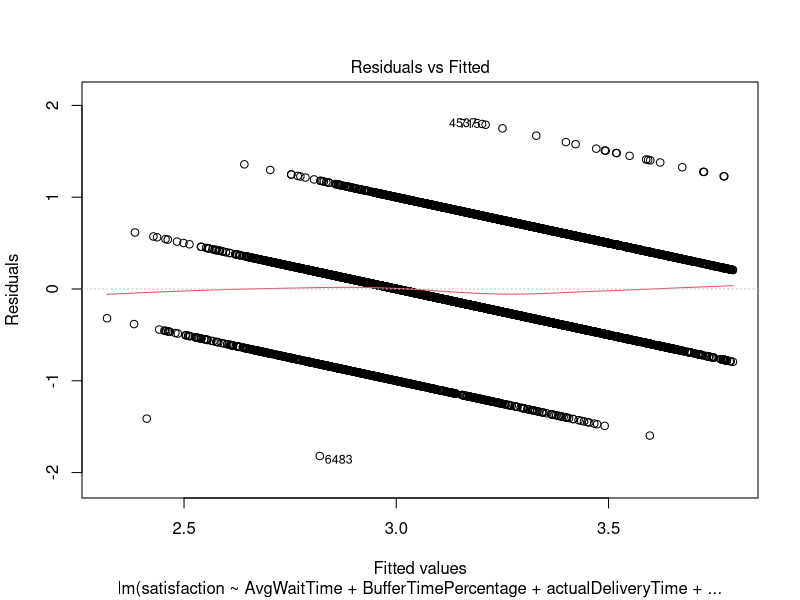
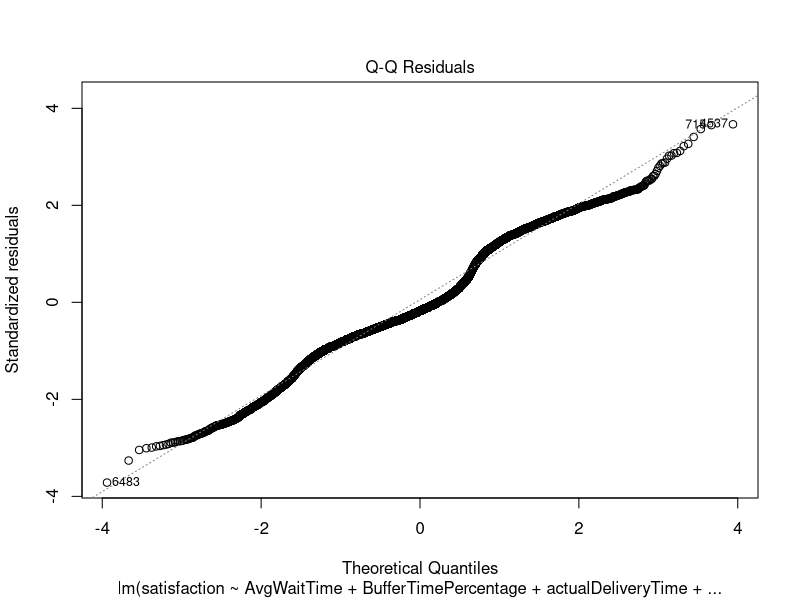
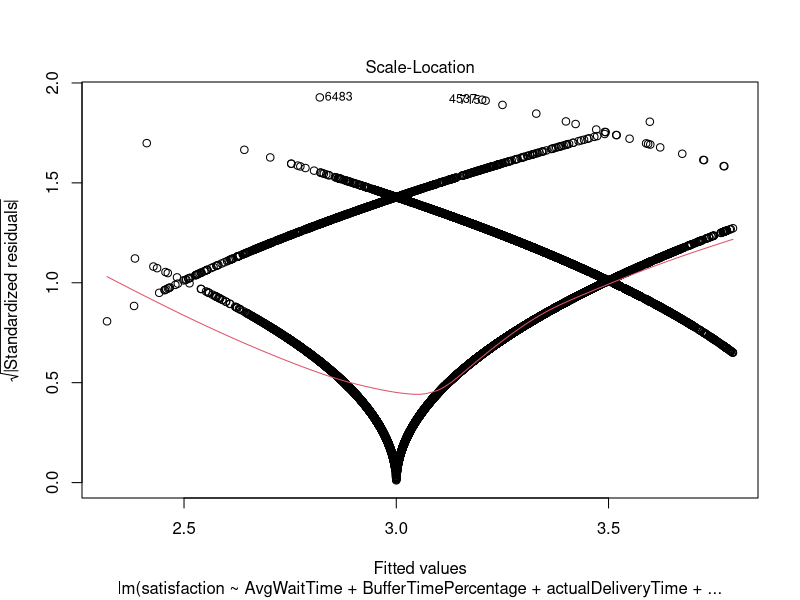
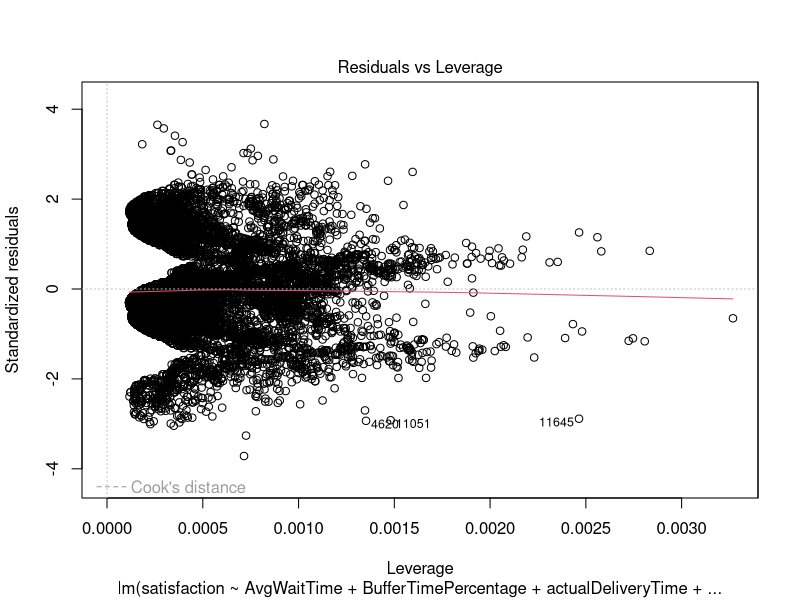
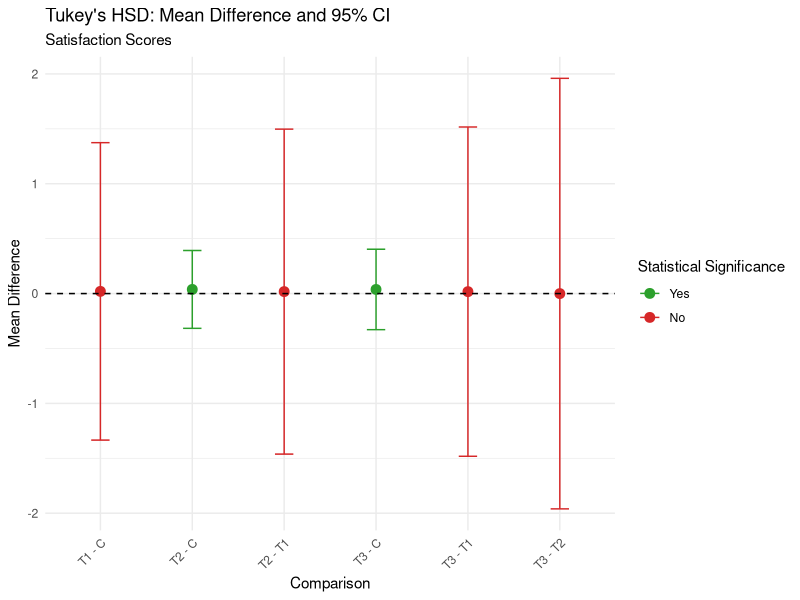

R code for these plots, in order:

install.packages("dplyr")
install.packages("ggplot2")
install.packages("lmtest")
install.packages("MASS")


library(dplyr)
library(ggplot2)
library(lmtest)
library(MASS) # for robust regression

# Load Data
df <- read.csv("synthetic_experiment_data_group_yakovlev.csv")

# Statistical Inference

## Anova

#### Since we're trying to understand how wait time affects customer satisfaction,
#### we'll conduct an ANOVA test to examine differences in customer satisfaction
#### among the control group and treatment groups

anova_result <- aov(satisfaction ~ Group, data = df)
summary(anova_result)

p_value <- summary(anova_result)[[1]]$"Pr(>F)"[1]
p_value

#### As shown above, the results indicate a statistically significant difference (in menas) overall.
#### However, it's essential to further investigate if customer ratings differ significantly
#### between all possible combinations of the treatment groups given.

## Tukey's HSD (Honestly Significant Difference) test 
## https://personal.utdallas.edu/~herve/abdi-HSD2010-pretty.pdf

tukey_result <- TukeyHSD(anova_result)

tukey_df <- data.frame(mean_diff = tukey_result$`Group`[, "diff"], p_value = tukey_result$`Group`[, "p adj"])
tukey_df$stat_sig <- ifelse(tukey_df$p_value < 0.05, "Yes", "No")

#### From the results of Tukey's HSD test, we can conclude that treatments applied in groups 2 and 3 have led to 
#### statistically significant improvements in customer satisfaction compared to the control group. However, there 
#### are no significant differences in satisfaction levels between treatment groups themselves. This suggests that 
#### while the specific treatments in groups 2 and 3 are effective in enhancing customer satisfaction, they are 
#### similarly effective and don't show a significant advantage over each other. To understand which factors contribute
#### to customer satisfaction, we'll use linear regression. 

## Linear Regression

lm_model <- lm(satisfaction ~ AvgWaitTime + BufferTimePercentage + actualDeliveryTime + expectedDeliveryTime + cancellation, data = df)
summary(lm_model)

# Linear regression DF 
lm_coefficients <- summary(lm_model)$coefficients

lm_summary <- data.frame(
  estimate = lm_coefficients[, 1],
  std.Error = lm_coefficients[, 2],
  t_value = lm_coefficients[, 3],
  p_value = lm_coefficients[, 4]
)

lm_summary$sig_lvl <- ifelse(lm_summary$p_value < 0.05, "p < 0.05", ifelse(lm_summary$p_value < 0.1, "0.05 ≤ p < 0.1", ifelse(lm_summary$p_value < 0.5, "0.1 ≤ p < 0.5", "p ≥ 0.5")))

lm_summary

plot(lm_model)

#----> Results
#### As seen above, longer actual delivery times significantly reduce customer satisfaction (β = -0.0387, p < 0.001), 
#### indicating that for every additional minute of delivery time, customer satisfaction decreases by approximately 
#### 0.0387 units on average. Conversely, meeting or surpassing expected delivery times positively influences 
#### satisfaction (β = 0.0150, p = 0.0359), with every additional minute of expected delivery time associated with 
#### an increase in satisfaction by about 0.0150 units on average.
#### However, neither the average wait time nor buffer time demonstrate a statistically significant association with 
#### satisfaction. This suggests that variations in the average expected wait time per restaurant and artificially 
#### increasing the wait time do not significantly impact satisfaction levels. Similarly, order cancellations don't 
#### significantly influence satisfaction.
#----> Conclusion
#### In summary, while longer actual delivery times negatively affect satisfaction and meeting or 
#### exceeding expected delivery times positively impacts it, average wait time, buffer time, and order cancellations 
#### don't significantly influence satisfaction levels. 
#----> Recommendations
#### Therefore, optimizing actual delivery times to align with 
#### or surpass expected times is crucial for enhancing customer satisfaction in DoorDash's service model.

## Test for heteroscedasticity using BP test (Breusch and Pagan)
## https://www.statology.org/breusch-pagan-test/

hetero_test <- bptest(lm_model)
if (hetero_test$p.value < 0.05) {
  print("Heteroscedasticity detected")
}

#### Since the heteroscedasticity is detected, we need to implement a robust regression method.


## Robust Regression using Huber M-estimation
## https://stats.oarc.ucla.edu/r/dae/robust-regression/

lm_robust_model <- rlm(satisfaction ~ AvgWaitTime + BufferTimePercentage + actualDeliveryTime + expectedDeliveryTime + cancellation, data = df)

lm_robust_coefficients <- summary(lm_robust_model)$coefficients

lm_robust_summary <- data.frame(
  estimate = lm_robust_coefficients[, 1],
  std.Error = lm_robust_coefficients[, 2],
  t_value = lm_robust_coefficients[, 3]
)

deg_frdm_robust <- length(lm_robust_model$coefficients) - 1

lm_robust_summary$p_value <- pt(abs(lm_robust_summary$t_value), df = deg_frdm_robust, lower.tail = FALSE) * 2

lm_robust_summary$sig_lvl <- ifelse(lm_robust_summary$p_value < 0.05, "p < 0.05", ifelse(lm_robust_summary$p_value < 0.1, "0.05 ≤ p < 0.1", ifelse(lm_robust_summary$p_value < 0.5, "0.1 ≤ p < 0.5", "p ≥ 0.5")))

lm_robust_summary

#### The robust regression analysis confirms the significance of longer actual delivery times on 
#### customer satisfaction (β = -0.0370, p < 0.001). While the initial p-value for expected delivery 
#### times was 0.036, indicating potential significance, it's now found to be 0.072, suggesting 
#### inconclusive evidence in this context. Moreover, factors like average wait time, 
#### buffer time percentage, and order cancellation remain insignificantly associated with satisfaction 
#### levels. 

## Visualizations

tukey_df$stat_sig <- factor(tukey_df$stat_sig, levels = c("Yes", "No"))

tukey_plot <- ggplot(tukey_df, aes(x = c("T1 - C", "T2 - C", "T3 - C",
                                         "T2 - T1", "T3 - T1", "T3 - T2"), y = mean_diff, color = stat_sig)) +
  geom_point(size = 3, position = position_dodge(width = 0.9)) +
  geom_errorbar(aes(ymin = mean_diff - 1.96 * sqrt(p_value), ymax = mean_diff + 1.96 * sqrt(p_value)),
                width = 0.2, position = position_dodge(width = 0.9)) +
  geom_hline(yintercept = 0, linetype = "dashed") +
  labs(title = "Tukey's HSD: Mean Difference and 95% CI",
       subtitle = "Satisfaction Scores",
       y = "Mean Difference",
       x = "Comparison",
       color = "Statistical Significance") +
  scale_color_manual(values = c("#2ca02c", "#d62728"), labels = c("Yes", "No")) +
  theme_minimal() +
  theme(axis.text.x = element_text(angle = 45, hjust = 1))

tukey_plot


#### The wider confidence intervals observed in some pairwise comparisons reflect uncertainty in estimating 
#### the mean differences between treatment groups. In our study, this uncertainty stems from variations in 
#### treatment effects across different groups of customers and their responses to the treatments. These 
#### wider intervals suggest that while there may be noticeable differences in customer satisfaction between 
#### certain treatment pairs, the exact magnitude of these differences is less precisely estimated due to factors 
#### such as sample variability (variation in the sampled data) or 
#### heterogeneous treatment effects (differences in how treatments affect different customer groups).
